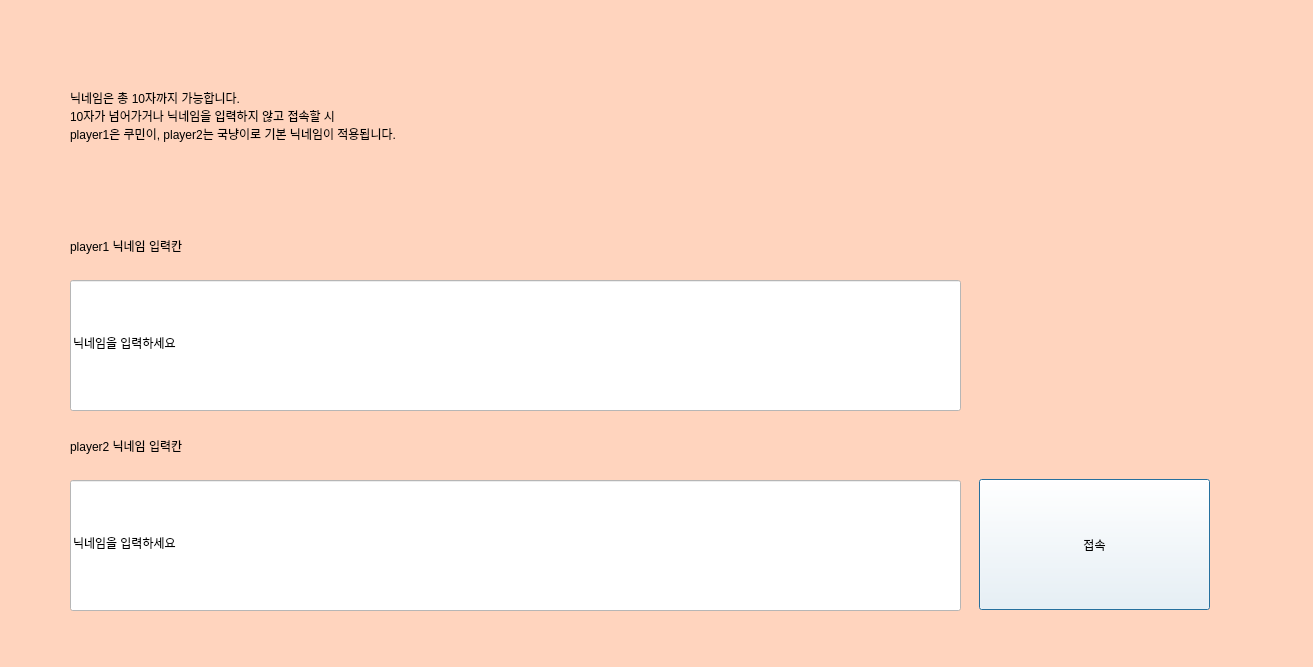
<?xml version="1.0" encoding="UTF-8"?>
<ui version="4.0">
 <class>nicknameInput</class>
 <widget class="QDialog" name="nicknameInput">
  <property name="geometry">
   <rect>
    <x>0</x>
    <y>0</y>
    <width>1313</width>
    <height>667</height>
   </rect>
  </property>
  <property name="windowTitle">
   <string>Dialog</string>
  </property>
  <property name="styleSheet">
   <string notr="true">background-color: rgb(255, 212, 190);</string>
  </property>
  <widget class="QLineEdit" name="inputName">
   <property name="geometry">
    <rect>
     <x>70</x>
     <y>280</y>
     <width>891</width>
     <height>131</height>
    </rect>
   </property>
   <property name="styleSheet">
    <string notr="true">background-color: rgb(255, 255, 255);
font: 64pt &quot;남양주 다산 M&quot;;</string>
   </property>
   <property name="text">
    <string>닉네임을 입력하세요</string>
   </property>
  </widget>
  <widget class="QPushButton" name="goGameButton">
   <property name="geometry">
    <rect>
     <x>979</x>
     <y>479</y>
     <width>231</width>
     <height>131</height>
    </rect>
   </property>
   <property name="styleSheet">
    <string notr="true">background-color: rgb(255, 255, 255);
font: 48pt &quot;남양주 다산 M&quot;;</string>
   </property>
   <property name="text">
    <string>접속</string>
   </property>
  </widget>
  <widget class="QLineEdit" name="inputName_2">
   <property name="geometry">
    <rect>
     <x>70</x>
     <y>480</y>
     <width>891</width>
     <height>131</height>
    </rect>
   </property>
   <property name="styleSheet">
    <string notr="true">background-color: rgb(255, 255, 255);
font: 64pt &quot;남양주 다산 M&quot;;</string>
   </property>
   <property name="text">
    <string>닉네임을 입력하세요</string>
   </property>
  </widget>
  <widget class="QLabel" name="label">
   <property name="geometry">
    <rect>
     <x>70</x>
     <y>230</y>
     <width>211</width>
     <height>31</height>
    </rect>
   </property>
   <property name="styleSheet">
    <string notr="true">font: 18pt &quot;남양주 다산 M&quot;;</string>
   </property>
   <property name="text">
    <string>player1 닉네임 입력칸</string>
   </property>
  </widget>
  <widget class="QLabel" name="label_2">
   <property name="geometry">
    <rect>
     <x>70</x>
     <y>430</y>
     <width>211</width>
     <height>31</height>
    </rect>
   </property>
   <property name="styleSheet">
    <string notr="true">font: 18pt &quot;남양주 다산 M&quot;;</string>
   </property>
   <property name="text">
    <string>player2 닉네임 입력칸</string>
   </property>
  </widget>
  <widget class="QLabel" name="label_3">
   <property name="geometry">
    <rect>
     <x>70</x>
     <y>50</y>
     <width>791</width>
     <height>131</height>
    </rect>
   </property>
   <property name="styleSheet">
    <string notr="true">font: 20pt &quot;남양주 다산 M&quot;;</string>
   </property>
   <property name="text">
    <string>닉네임은 총 10자까지 가능합니다. 
10자가 넘어가거나 닉네임을 입력하지 않고 접속할 시 
player1은 쿠민이, player2는 국냥이로 기본 닉네임이 적용됩니다.</string>
   </property>
  </widget>
 </widget>
 <resources/>
 <connections/>
</ui>
